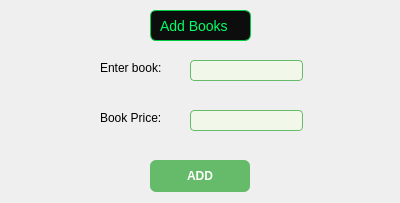
<?xml version="1.0" encoding="UTF-8"?>
<ui version="4.0">
 <class>addBox</class>
 <widget class="QDialog" name="addBox">
  <property name="geometry">
   <rect>
    <x>0</x>
    <y>0</y>
    <width>400</width>
    <height>203</height>
   </rect>
  </property>
  <property name="windowTitle">
   <string>Dialog</string>
  </property>
  <widget class="QLabel" name="label">
   <property name="geometry">
    <rect>
     <x>150</x>
     <y>10</y>
     <width>101</width>
     <height>31</height>
    </rect>
   </property>
   <property name="styleSheet">
    <string notr="true">QLabel {
    background-color: #0d0d0d;       /* deep black */
    color: #00ff66;                  /* neon green text */
    border: 1px solid #00cc44;       /* glowing green border */
    border-radius: 6px;
    padding: 6px;
    font-family: &quot;Consolas&quot;, &quot;Courier New&quot;, monospace;
    font-size: 14px;
}</string>
   </property>
   <property name="text">
    <string>Add Books</string>
   </property>
  </widget>
  <widget class="QLabel" name="label_2">
   <property name="geometry">
    <rect>
     <x>100</x>
     <y>60</y>
     <width>81</width>
     <height>16</height>
    </rect>
   </property>
   <property name="text">
    <string>Enter book:</string>
   </property>
  </widget>
  <widget class="QLabel" name="label_3">
   <property name="geometry">
    <rect>
     <x>100</x>
     <y>110</y>
     <width>71</width>
     <height>16</height>
    </rect>
   </property>
   <property name="text">
    <string>Book Price:</string>
   </property>
  </widget>
  <widget class="QLineEdit" name="lineEdit">
   <property name="geometry">
    <rect>
     <x>190</x>
     <y>60</y>
     <width>113</width>
     <height>21</height>
    </rect>
   </property>
   <property name="styleSheet">
    <string notr="true">QLineEdit {
    background-color: #f1f8e9;              /* soft green input */
    border: 1px solid #66bb6a;
    border-radius: 4px;
    padding: 4px;
    color: #1b5e20;
}

QLineEdit:focus {
    border: 1px solid #2e7d32;              /* darker green when focused */
    background-color: #ffffff;
}</string>
   </property>
  </widget>
  <widget class="QLineEdit" name="lineEdit_2">
   <property name="geometry">
    <rect>
     <x>190</x>
     <y>110</y>
     <width>113</width>
     <height>21</height>
    </rect>
   </property>
   <property name="styleSheet">
    <string notr="true">QLineEdit {
    background-color: #f1f8e9;              /* soft green input */
    border: 1px solid #66bb6a;
    border-radius: 4px;
    padding: 4px;
    color: #1b5e20;
}

QLineEdit:focus {
    border: 1px solid #2e7d32;              /* darker green when focused */
    background-color: #ffffff;
}</string>
   </property>
  </widget>
  <widget class="QPushButton" name="pushButton">
   <property name="geometry">
    <rect>
     <x>150</x>
     <y>160</y>
     <width>100</width>
     <height>32</height>
    </rect>
   </property>
   <property name="styleSheet">
    <string notr="true">QPushButton {
    background-color: #66bb6a;
    color: white;
    font-weight: bold;
    border-radius: 6px;
    padding: 6px 12px;
    border: none;
}

QPushButton:hover {
    background-color: #57a05a;
}

QPushButton:pressed {
    background-color: #388e3c;
}</string>
   </property>
   <property name="text">
    <string>ADD</string>
   </property>
  </widget>
 </widget>
 <resources/>
 <connections/>
</ui>
